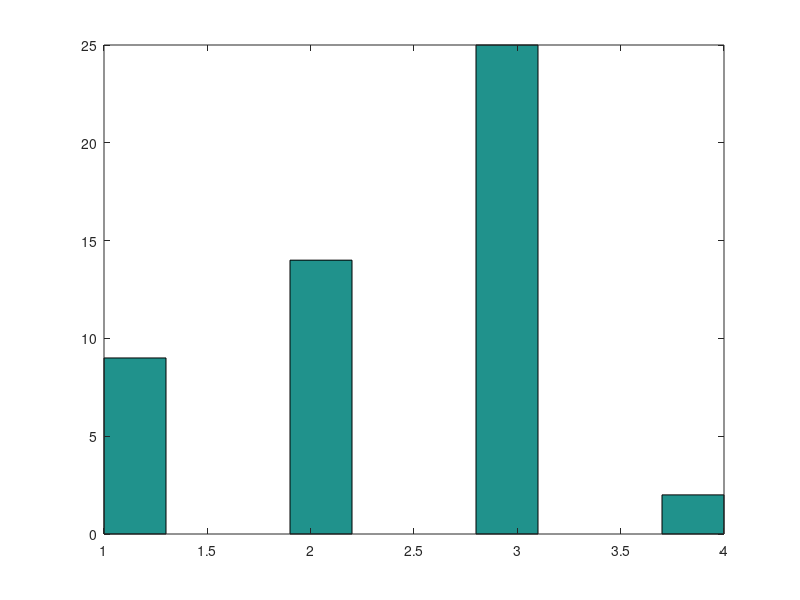

Write MATLAB code to recreate this figure.
%6.15 kumarhane sorusu....
x=[0,0,0,0];
for i=1:50
    a=rand();
    if(a<=0.125) %0<a<0.125
        %1$
        x(i)=1;
    elseif(a<=0.375) %0.125<a<0.375  
        %2$
        x(i)=2;
    elseif(a<=0.875) %0.375<a<0.875
        %3$
        x(i)=3;
    elseif(a<=1) %0.875<a<1
        %4$
        x(i)=4;
    end
end

hist(x)
